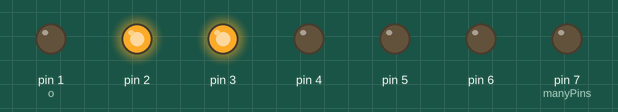
Recording of a sketch running on a simulated Arduino Uno, built with avr-gcc and run on an emulated ATmega328P. Shown: output pins drawn as LEDs (lit = HIGH).

Above: at 0.5 s.
At 2.5 s:
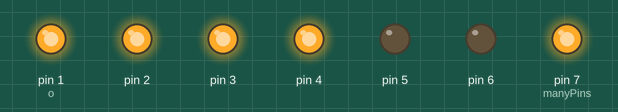
At 4.5 s:
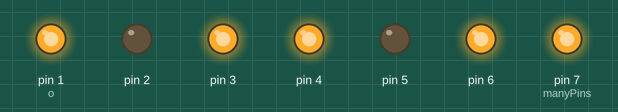
At 5.5 s:
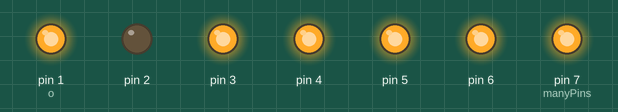
At 7.5 s:
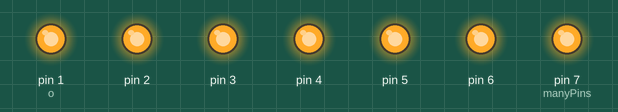
At 10.5 s:
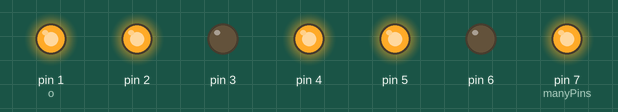
Timing chart, 0 to 11.7 s (numbered marks = the images above):
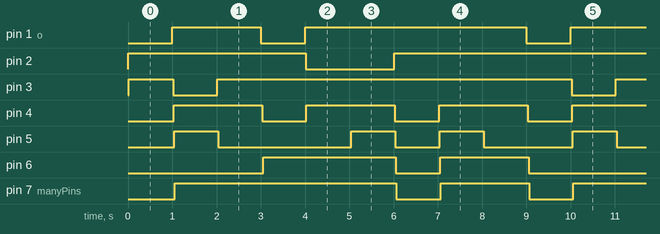

The sketch:

1to9.ino
```cpp
int one[] = {LOW,HIGH,HIGH,LOW,LOW,LOW,LOW,
  HIGH,HIGH,LOW,HIGH,HIGH,LOW,HIGH,
  HIGH,HIGH,HIGH,HIGH,LOW,LOW,HIGH,
  LOW,HIGH,HIGH,LOW,LOW,HIGH,HIGH,
  HIGH,LOW,HIGH,HIGH,LOW,HIGH,HIGH,
  HIGH,LOW,HIGH,HIGH,HIGH,HIGH,HIGH,
  HIGH,HIGH,HIGH,LOW,LOW,LOW,LOW,
  HIGH,HIGH,HIGH,HIGH,HIGH,HIGH,HIGH,
  HIGH,HIGH,HIGH,HIGH,LOW,HIGH,HIGH};

int manyPins = 7;
int maxNums = 7*9;
int n = 7;

void setup() {
  // put your setup code here, to run once:
  for(int i = 1; i <= manyPins; i++){
    pinMode(i, OUTPUT);
  }
}

void loop() {
  // put your main code here, to run repeatedly:
  int o = 1;
  for(int i = n - 7; i < n; i++){
    digitalWrite(o, one[i]);
    delay(10);
    o++;
  }
  if(n >= maxNums) n = 0;
  n += 7;
  delay(930);
}
```

Measured:
- by itself, pin 1 (o): repeats every 9.0 s: LOW 1.0 s, HIGH 5.0 s, LOW 1.0 s, HIGH 2.0 s
- by itself, pin 2: repeats every 9.0 s: LOW 2.0 s, HIGH 7.0 s
- by itself, pin 3: repeats every 9.0 s: LOW 1.0 s, HIGH 8.0 s
- by itself, pin 4: alternates HIGH for 2.0 s and LOW for 1.0 s
- by itself, pin 5: repeats every 9.0 s: LOW 3.0 s, HIGH 1.0 s, LOW 1.0 s, HIGH 1.0 s, LOW 2.0 s, HIGH 1.0 s
- by itself, pin 6: repeats every 9.0 s: LOW 1.0 s, HIGH 2.0 s, LOW 3.0 s, HIGH 3.0 s
- by itself, pin 7 (manyPins): repeats every 9.0 s: LOW 1.0 s, HIGH 2.0 s, LOW 1.0 s, HIGH 5.0 s
